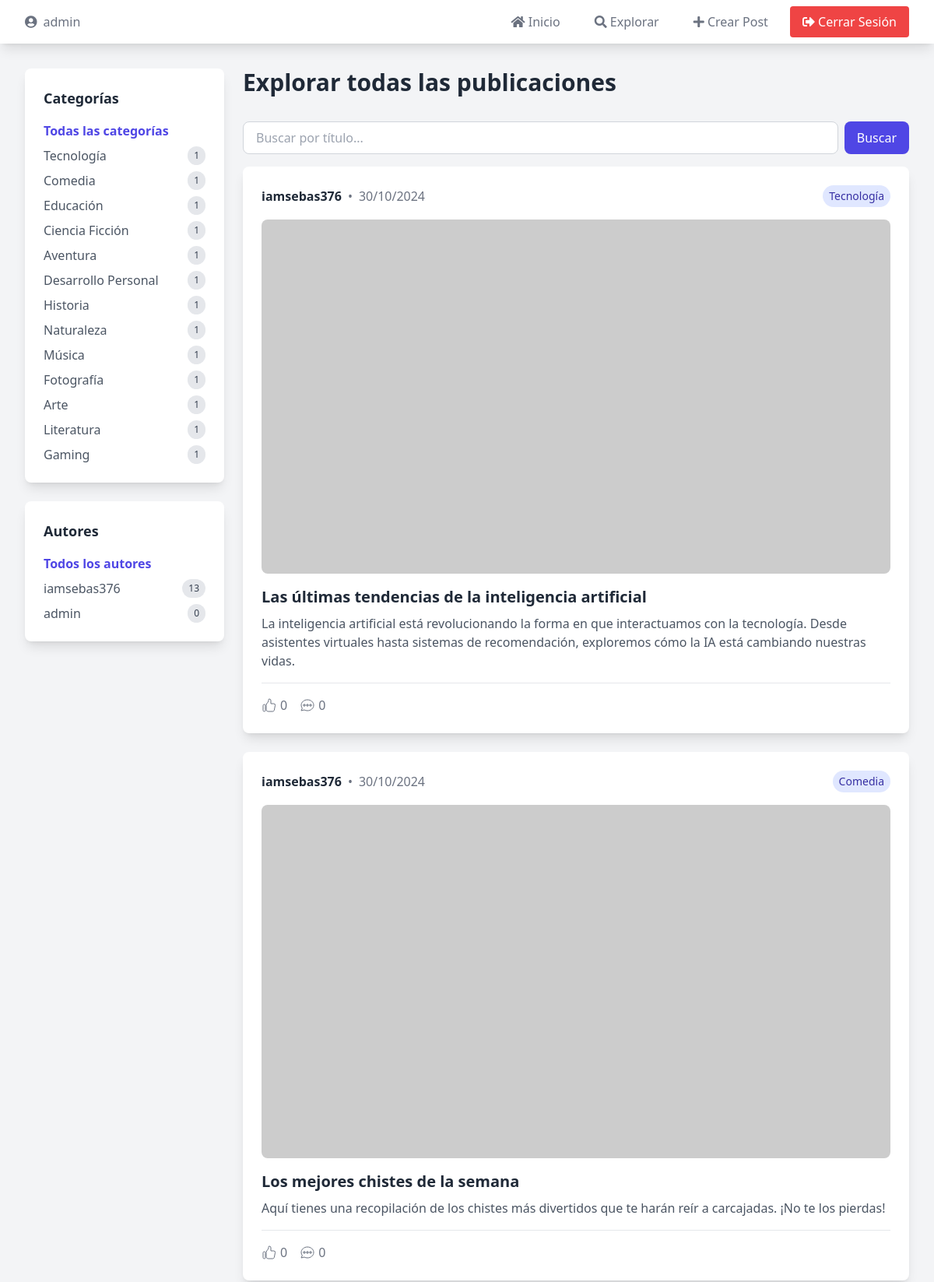
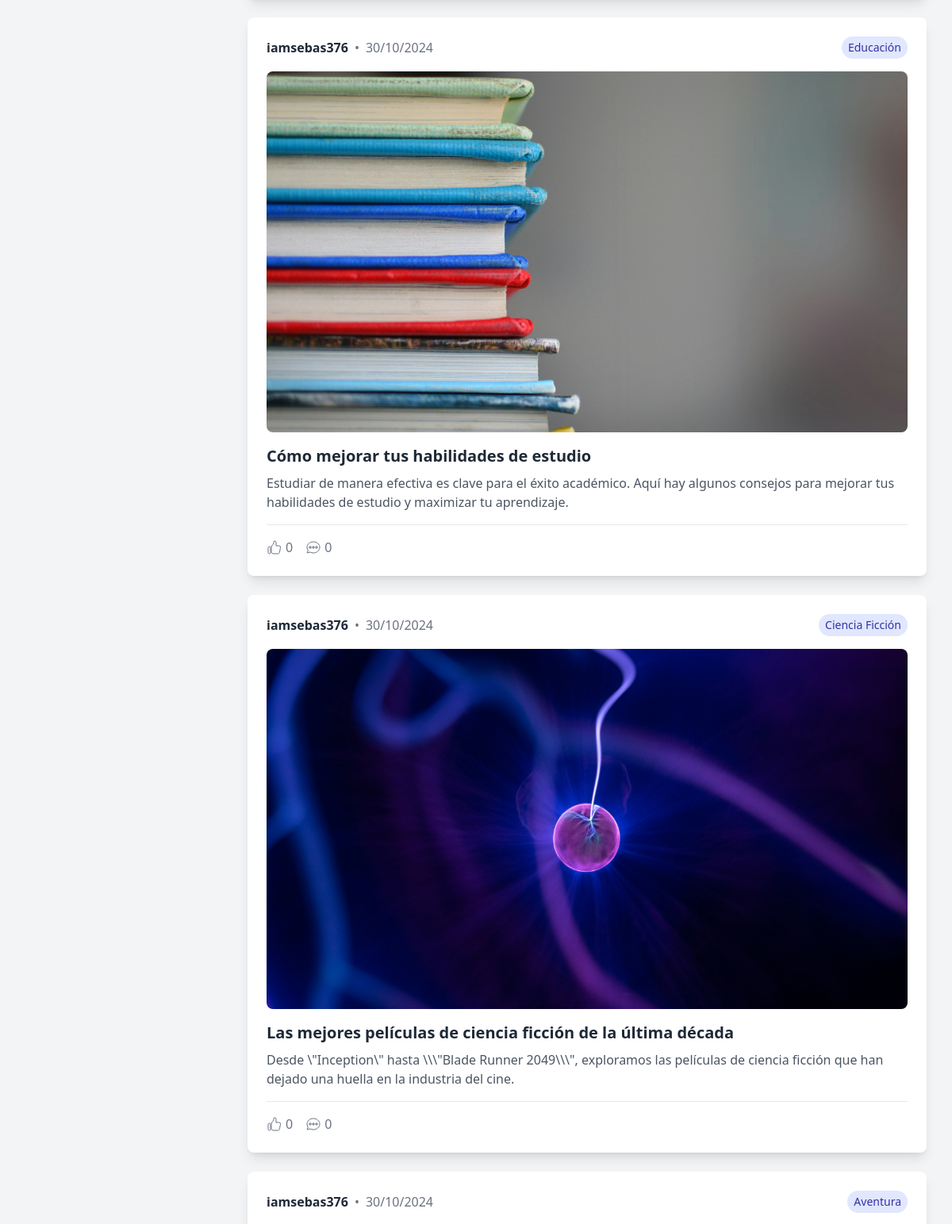
/explorar.php (signed in, upper part), run on the app's committed database (2 pictures, top to bottom).
### tables this page shows
CREATE TABLE `categories` (
  `id` int(11) NOT NULL,
  `name` varchar(50) DEFAULT NULL
);

CREATE TABLE `authors` (
  `id` int(11) NOT NULL,
  `name` varchar(20) DEFAULT NULL,
  `email` varchar(50) DEFAULT NULL,
  `password` varchar(50) DEFAULT NULL,
  `is_locked` tinyint(1) DEFAULT 0,
  `failed_attempts` int(11) DEFAULT 0,
  `last_failed_attempt` datetime DEFAULT NULL
);

CREATE TABLE `posts` (
  `id` int(11) NOT NULL,
  `author_id` int(11) DEFAULT NULL,
  `title` varchar(100) DEFAULT NULL,
  `content` varchar(10000) DEFAULT NULL,
  `category_id` int(11) DEFAULT NULL,
  `image` varchar(100) DEFAULT NULL,
  `date` datetime DEFAULT current_timestamp(),
  `status_id` int(11) DEFAULT NULL
);

### explorar.php (the view, shortened to what this page needs)
<?php
$conectar = conn();
$username = $_SESSION['username'];
$sql_user = "SELECT id, name, email FROM authors WHERE name = ?";
$stmt_user = mysqli_prepare($conectar, $sql_user);
mysqli_stmt_bind_param($stmt_user, "s", $username);
mysqli_stmt_execute($stmt_user);
$result_user = mysqli_stmt_get_result($stmt_user);
$user_data = mysqli_fetch_assoc($result_user);
$current_user_id = $user_data['id'];
$sql_categories = "SELECT c.*, COUNT(p.id) as post_count
                  FROM categories c
                  LEFT JOIN posts p ON c.id = p.category_id AND p.status_id = 1
                  GROUP BY c.id";
$categories_result = mysqli_query($conectar, $sql_categories);
$sql_authors = "SELECT a.*, COUNT(p.id) as post_count
                FROM authors a
                LEFT JOIN posts p ON a.id = p.author_id AND p.status_id = 1
                GROUP BY a.id";
$authors_result = mysqli_query($conectar, $sql_authors);
$where_conditions = ["p.status_id = 1"];
$params = [];
$types = "";
$sql = "SELECT
            p.id,
            p.title,
            p.content,
            p.image,
            p.date,
            c.name as category_name,
            a.name as author_name,
            (SELECT COUNT(*) FROM likes WHERE post_id = p.id) as likes_count,
            (SELECT COUNT(*) FROM comments WHERE post_id = p.id) as comments_count,
            (SELECT COUNT(*) FROM likes WHERE post_id = p.id AND author_id = ?) as user_liked
        FROM posts p
        LEFT JOIN categories c ON p.category_id = c.id
        LEFT JOIN authors a ON p.author_id = a.id
        WHERE " . implode(" AND ", $where_conditions) . "
        ORDER BY p.date DESC";
$stmt = mysqli_prepare($conectar, $sql);
array_unshift($params, $current_user_id);
$types = "i" . $types;
if (!empty($params)) {
    mysqli_stmt_bind_param($stmt, $types, ...$params);
}
mysqli_stmt_execute($stmt);
$resul = mysqli_stmt_get_result($stmt);
?>
<!DOCTYPE html>
<html lang="es">
<head>
    <script src="https://cdn.tailwindcss.com"></script>
</head>
<body class="bg-gray-100">
    <?php include('components/navbar.php'); ?>
    <div class="max-w-7xl mx-auto px-4 sm:px-6 lg:px-8 py-8">
        <div class="flex flex-col md:flex-row gap-6">
            <div class="w-full md:w-64 flex-shrink-0">
                <div class="bg-white rounded-lg shadow-lg p-6 mb-6">
                    <h2 class="text-lg font-semibold text-gray-800 mb-4">Categorías</h2>
                    <ul class="space-y-2">
                        <li>
                            <a href="explorar.php"
                                class="text-gray-600 hover:text-indigo-600 transition-colors duration-200 <?php echo !isset($_GET['category']) ? 'font-semibold text-indigo-600' : ''; ?>">
                                Todas las categorías
                            </a>
                        </li>
                        <?php while ($cat = mysqli_fetch_assoc($categories_result)):
                            $isActive = isset($_GET['category']) && $_GET['category'] == $cat['id'];
                        ?>
                            <li>
                                <a href="?category=<?php echo $cat['id']; ?><?php echo isset($_GET['author']) ? '&author=' . $_GET['author'] : ''; ?>"
                                    class="flex items-center justify-between text-gray-600 hover:text-indigo-600 transition-colors duration-200 <?php echo $isActive ? 'font-semibold text-indigo-600' : ''; ?>">
                                    <span><?php echo htmlspecialchars($cat['name']); ?></span>
                                    <span class="bg-gray-200 text-gray-700 rounded-full px-2 py-1 text-xs">
                                        <?php echo $cat['post_count']; ?>
                                    </span>
                                </a>
                            </li>
                        <?php endwhile; ?>
                    </ul>
                </div>
                <div class="bg-white rounded-lg shadow-lg p-6">
                    <h2 class="text-lg font-semibold text-gray-800 mb-4">Autores</h2>
                    <ul class="space-y-2">
                        <li>
                            <a href="explorar.php<?php echo isset($_GET['category']) ? '?category=' . $_GET['category'] : ''; ?>"
                                class="text-gray-600 hover:text-indigo-600 transition-colors duration-200 <?php echo !isset($_GET['author']) ? 'font-semibold text-indigo-600' : ''; ?>">
                                Todos los autores
                            </a>
                        </li>
                        <?php while ($author = mysqli_fetch_assoc($authors_result)):
                            $isActive = isset($_GET['author']) && $_GET['author'] == $author['id'];
                        ?>
                            <li>
                                <a href="?author=<?php echo $author['id']; ?><?php echo isset($_GET['category']) ? '&category=' . $_GET['category'] : ''; ?>"
                                    class="flex items-center justify-between text-gray-600 hover:text-indigo-600 transition-colors duration-200 <?php echo $isActive ? 'font-semibold text-indigo-600' : ''; ?>">
                                    <span><?php echo htmlspecialchars($author['name']); ?></span>
                                    <span class="bg-gray-200 text-gray-700 rounded-full px-2 py-1 text-xs">
                                        <?php echo $author['post_count']; ?>
                                    </span>
                                </a>
                            </li>
                        <?php endwhile; ?>
                    </ul>
                </div>
            </div>
            <div class="flex-1">
                <h1 class="text-3xl font-bold text-gray-800 mb-8">
                    <?php
                    if (isset($_GET['category']) && isset($_GET['author'])) {
                        $category_id = $_GET['category'];
                        $author_id = $_GET['author'];
                        $sql_category_name = "SELECT name FROM categories WHERE id = ?";
                        $stmt_category_name = mysqli_prepare($conectar, $sql_category_name);
                        mysqli_stmt_bind_param($stmt_category_name, "i", $category_id);
                        mysqli_stmt_execute($stmt_category_name);
                        $result_category_name = mysqli_stmt_get_result($stmt_category_name);
                        $category = mysqli_fetch_assoc($result_category_name);
                        $sql_author_name = "SELECT name FROM authors WHERE id = ?";
                        $stmt_author_name = mysqli_prepare($conectar, $sql_author_name);
                        mysqli_stmt_bind_param($stmt_author_name, "i", $author_id);
                        mysqli_stmt_execute($stmt_author_name);
                        $result_author_name = mysqli_stmt_get_result($stmt_author_name);
                        $author = mysqli_fetch_assoc($result_author_name);
                        echo "Explorar publicaciones de " . htmlspecialchars($category['name']) . " por " . htmlspecialchars($author['name']);
                    } elseif (isset($_GET['search']) && !empty($_GET['search'])) {
                        echo "Resultados de búsqueda para: " . htmlspecialchars($_GET['search']);
                    } else {
                        echo "Explorar todas las publicaciones";
                    }
                    ?>
                </h1>
                <div class="mb-4">
                    <form method="GET" action="explorar.php" class="flex">
                        <input type="text" name="search" placeholder="Buscar por título..." class="flex-1 rounded-lg border border-gray-300 px-4 py-2 focus:outline-none focus:border-indigo-500 mr-2" value="<?php echo isset($_GET['search']) ? htmlspecialchars($_GET['search']) : ''; ?>">
                        <button type="submit" class="bg-indigo-600 text-white px-4 py-2 rounded-lg hover:bg-indigo-700 transition-colors duration-200">Buscar</button>
                    </form>
                </div>
                <div class="space-y-6">
                    <?php if (mysqli_num_rows($resul) > 0): ?>
                        <?php while ($row = mysqli_fetch_assoc($resul)): ?>
                            <div id="post-<?php echo $row['id']; ?>"
                                class="bg-white rounded-lg shadow-lg overflow-hidden"
                                x-data="{ showComments: false }">
                                <div class="p-6">
                                    <div class="flex justify-between items-center mb-4">
                                        <div class="flex items-center space-x-2">
                                            <span class="font-semibold text-gray-800">
                                                <?php echo htmlspecialchars($row['author_name']); ?>
                                            </span>
                                            <span class="text-gray-500">•</span>
                                            <span class="text-gray-500">
                                                <?php echo date('d/m/Y', strtotime($row['date'])); ?>
                                            </span>
                                        </div>
                                        <span class="px-2 py-1 bg-indigo-100 text-indigo-800 rounded-full text-sm">
                                            <?php echo htmlspecialchars($row['category_name'] ?? 'Sin categoría'); ?>
                                        </span>
                                    </div>
                                    <?php if (!empty($row['image'])): ?>
                                        <div class="mb-4 rounded-lg overflow-hidden">
                                            <img src="<?php echo htmlspecialchars($row['image']); ?>"
                                                alt="Imagen de <?php echo htmlspecialchars($row['title']); ?>"
                                                class="post-image"
                                                onerror="this.src='https://placehold.co/600x400/png';">
                                        </div>
                                    <?php endif; ?>
                                    <h2 class="text-xl font-semibold text-gray-800 mb-2">
                                        <?php echo htmlspecialchars($row['title']); ?>
                                    </h2>
                                    <p class="text-gray-600 mb-4">
                                        <?php echo nl2br(htmlspecialchars($row['content'])); ?>
                                    </p>
                                    <div class="flex items-center justify-between border-t pt-4">
                                        <div class="flex items-center space-x-4">
                                            <button @click="likePost(<?php echo $row['id']; ?>)" id="like-button-<?php echo $row['id']; ?>" class="like-button flex items-center space-x-1 text-gray-500 hover:text-indigo-600 transition-colors duration-200">
                                                <svg xmlns="http://www.w3.org/2000/svg" class="h-5 w-5 <?php echo $row['user_liked'] ? 'text-indigo-600 fill-current' : ''; ?>"
                                                    viewBox="0 0 20 20" fill="none" stroke="currentColor">
                                                    <path d="M2 10.5a1.5 1.5 0 113 0v6a1.5 1.5 0 01-3 0v-6zM6 10.333v5.43a2 2 0 001.106 1.79l.05.025A4 4 0 008.943 18h5.416a2 2 0 001.962-1.608l1.2-6A2 2 0 0015.56 8H12V4a2 2 0 00-2-2 1 1 0 00-1 1v.667a4 4 0 01-.8 2.4L6.8 7.933a4 4 0 00-.8 2.4z" />
                                                </svg>
                                                <span id="likes-count-<?php echo $row['id']; ?>"><?php echo $row['likes_count']; ?></span>
                                            </button>
                                            <button @click="showComments = !showComments" class="flex items-center space-x-1 text-gray-500 hover:text-indigo-600 transition-colors duration-200">
                                                <svg xmlns="http://www.w3.org/2000/svg" class="h-5 w-5" viewBox="0 0 20 20" fill="none" stroke="currentColor">
                                                    <path d="M18 10c0 3.866-3.582 7-8 7a8.841 8.841 0 01-4.083-.98L2 17l1.338-3.123C2.493 12.767 2 11.434 2 10c0-3.866 3.582-7 8-7s8 3.134 8 7zM7 9H5v2h2V9zm8 0h-2v2h2V9zM9 9h2v2H9V9z" />
                                                </svg>
                                                <span><?php echo $row['comments_count']; ?></span>
                                            </button>
                                        </div>
                                    </div>
                                </div>
                            </div>
                        <?php endwhile; ?>
                    <?php else: ?>
                        <div class="bg-white rounded-lg shadow p-6 text-center">
                            <p class="text-gray-600">No hay publicaciones disponibles.</p>
                        </div>
                    <?php endif; ?>
                </div>
            </div>
        </div>
    </div>
</body>
</html>

### explorar.php (style rules this page uses)
.post-image { aspect-ratio: 16/9; width: 100%; object-fit: cover; }

### data on the page
categories: name "Tecnología", post_count "1"
categories: name "Comedia", post_count "1"
categories: name "Educación", post_count "1"
categories: name "Ciencia Ficción", post_count "1"
categories: name "Aventura", post_count "1"
categories: name "Desarrollo Personal", post_count "1"
categories: name "Historia", post_count "1"
categories: name "Naturaleza", post_count "1"
categories: name "Música", post_count "1"
categories: name "Fotografía", post_count "1"
categories: name "Arte", post_count "1"
categories: name "Literatura", post_count "1"
categories: name "Gaming", post_count "1"
authors: name "iamsebas376", post_count "13"
authors: name "admin", post_count "0"
posts: author.name "iamsebas376", date "30/10/2024", category.name "Tecnología", title "Las últimas tendencias de la inteligencia artificial", content "La inteligencia artificial está revolucionando la forma en que interactuamos con la tecnología. Desde asistentes virtuales hasta sistemas de recomendación, exploremos cómo la IA está cambiando nuestras vidas.", likes_count "0", comments_count "0"
posts: author.name "iamsebas376", date "30/10/2024", category.name "Comedia", title "Los mejores chistes de la semana", content "Aquí tienes una recopilación de los chistes más divertidos que te harán reír a carcajadas. ¡No te los pierdas!", likes_count "0", comments_count "0"
posts: author.name "iamsebas376", date "30/10/2024", category.name "Educación", image (picture), title "Cómo mejorar tus habilidades de estudio", content "Estudiar de manera efectiva es clave para el éxito académico. Aquí hay algunos consejos para mejorar tus habilidades de estudio y maximizar tu aprendizaje.", likes_count "0", comments_count "0"
posts: author.name "iamsebas376", date "30/10/2024", category.name "Ciencia Ficción", image (picture), title "Las mejores películas de ciencia ficción de la última década", content "Desde \\\"Inception\\\" hasta \\\\\\\"Blade Runner 2049\\\\\\\", exploramos las películas de ciencia ficción que han dejado una huella en la industria del cine.", likes_count "0", comments_count "0"
posts: author.name "iamsebas376", date "30/10/2024", category.name "Aventura"

### other printed values
$username "admin"
